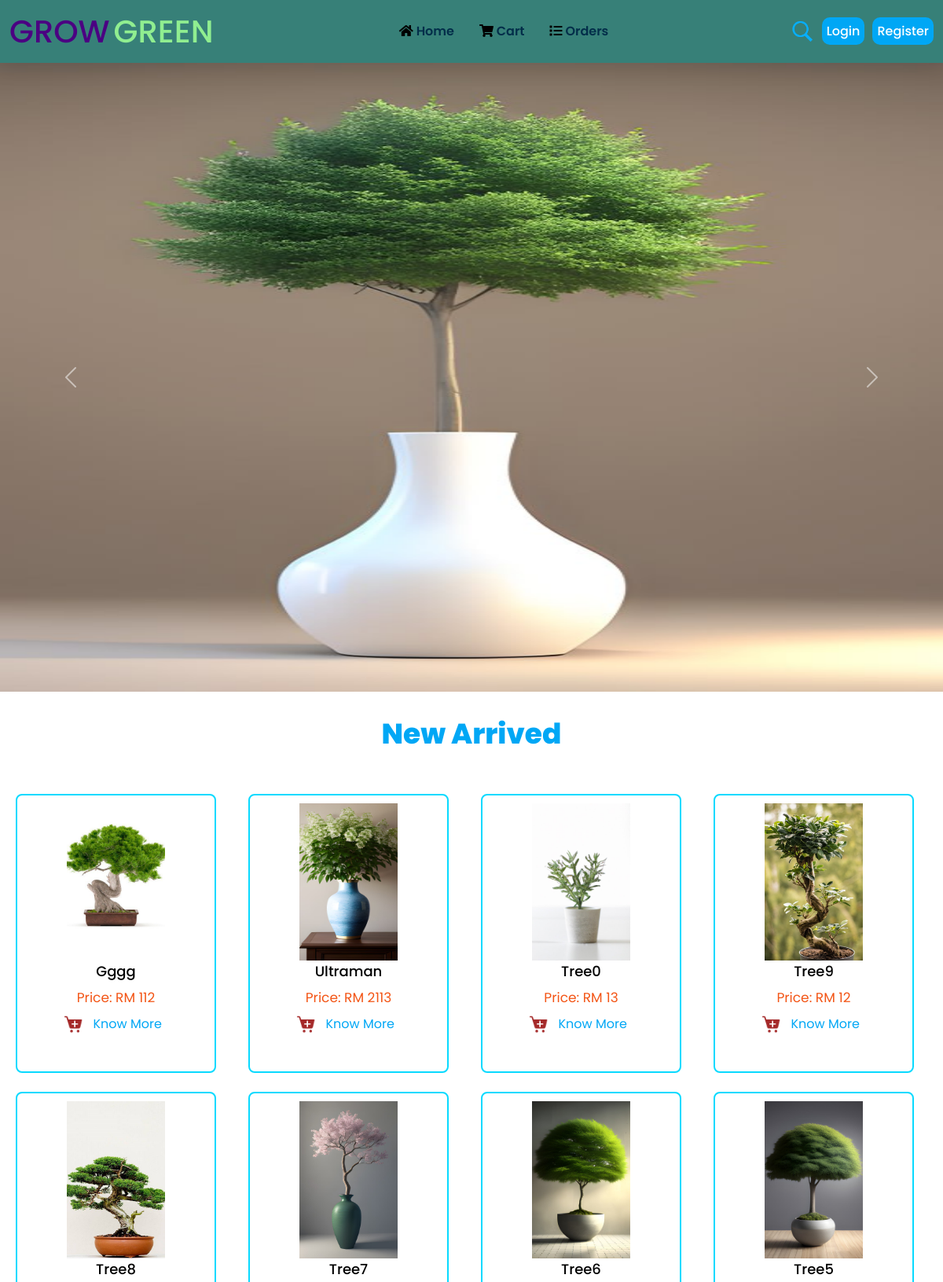
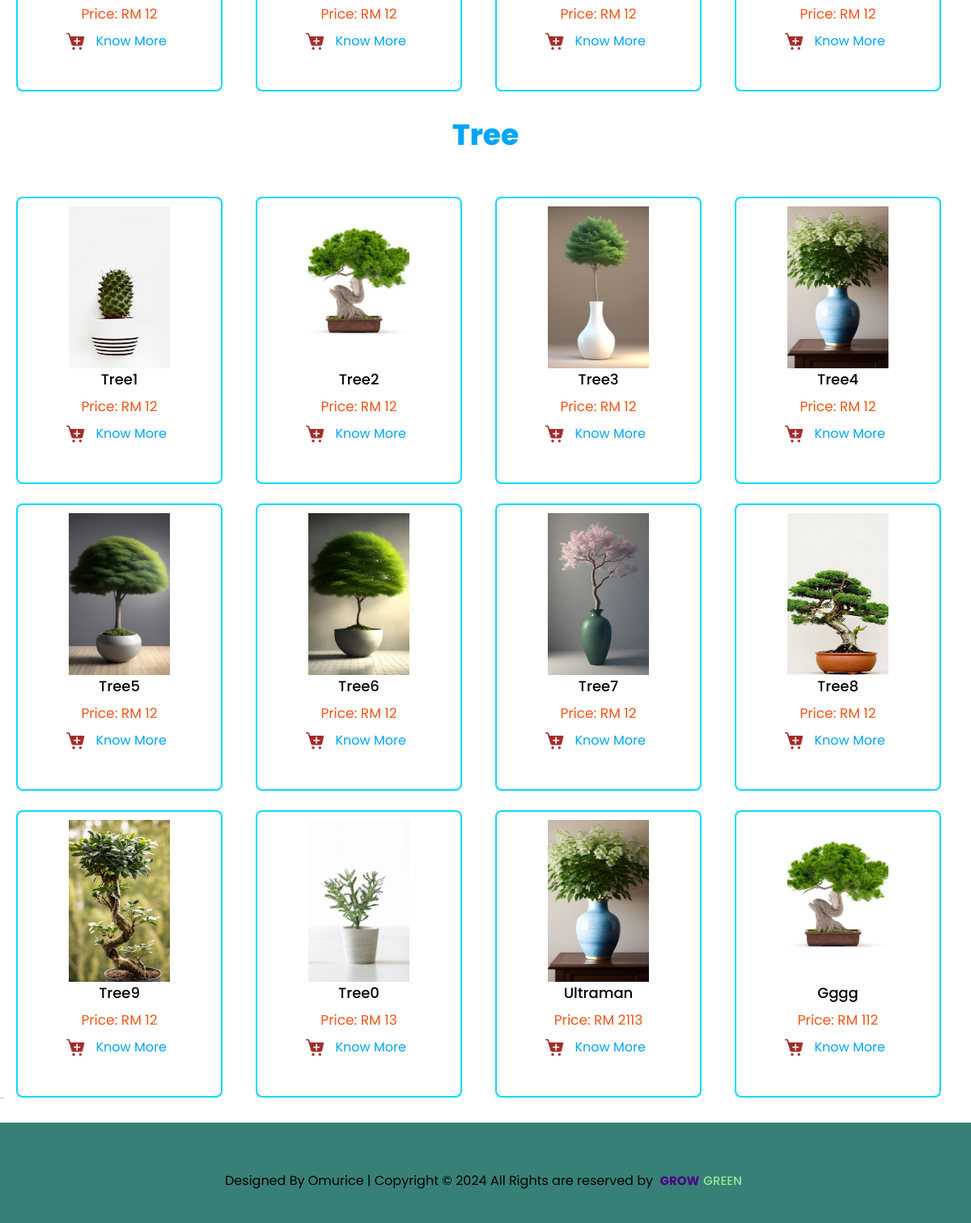
The page / on the database its author committed (2 pictures, top to bottom).
### tables this page shows
CREATE TABLE `tree_info` (
  `tid` int(255) NOT NULL,
  `name` varchar(20) NOT NULL,
  `species` varchar(20) NOT NULL,
  `price` decimal(10,0) NOT NULL,
  `description` text NOT NULL,
  `image` varchar(10) NOT NULL,
  `date` datetime NOT NULL DEFAULT current_timestamp()
);

### index.php (the view, shortened to what this page needs)
<?php
include 'config.php';
?>
<!DOCTYPE html>
<html lang="en">
<head>
    <link rel="stylesheet" href="css/hello.css">
    <link href="https://cdn.jsdelivr.net/npm/bootstrap@5.1.0/dist/css/bootstrap.min.css" rel="stylesheet">
    <link href="https://unpkg.com/tailwindcss@^1.0/dist/tailwind.min.css" rel="stylesheet" />
</head>
<body>
    <?php include 'index_header.php' ?>
    <div id="carouselExampleIndicators" class="carousel slide" data-ride="carousel">
        <div class="carousel-inner">
            <div class="carousel-item active">
                <img class="d-block w-100 slide" src="imageslide/tree3.jpg" alt="First slide">
            </div>
        </div>
        <a class="carousel-control-prev" href="#carouselExampleIndicators" role="button" data-slide="prev">
            <span class="carousel-control-prev-icon" aria-hidden="true"></span>
        </a>
        <a class="carousel-control-next" href="#carouselExampleIndicators" role="button" data-slide="next">
            <span class="carousel-control-next-icon" aria-hidden="true"></span>
        </a>
    </div>
    <section id="New">
        <div class="container px-5 mx-auto">
            <h2 class="m-8 font-extrabold text-4xl text-center border-t-2 " style="color: rgb(0, 167, 245);">
                New Arrived
            </h2>
        </div>
    </section>
    <section class="show-products">
        <div class="box-container">
            <?php
            $select_tree = mysqli_query($conn, "SELECT * FROM `tree_info` ORDER BY date DESC LIMIT 8") or die('query failed');
            if (mysqli_num_rows($select_tree) > 0) {
                while ($fetch_tree = mysqli_fetch_assoc($select_tree)) {
            ?>
                    <div class="box" style="width: 255px; height:355px;">
                        <a href="tree_details.php?details=<?php echo $fetch_tree['tid'];
                                                            echo '-name=', $fetch_tree['name']; ?>"> <img style="height: 200px;width: 125px;margin: auto;" src="added_trees/<?php echo $fetch_tree['image']; ?>" alt=""></a>
                        <div style="text-align:left ;">
                            <div style="font-weight: 500; font-size:18px; text-align: center; " class="name"> <?php echo $fetch_tree['name']; ?></div>
                        </div>
                        <div class="price">Price: RM <?php echo $fetch_tree['price']; ?></div>
                        <form action="" method="POST">
                            <button onclick="myFunction()" name="add_to_cart"><img src="./images/cart2.png" alt="Add to cart">
                                <a href="tree_details.php?details=<?php echo $fetch_tree['tid'];
                                                                    echo '-name=', $fetch_tree['name']; ?>" class="update_btn">Know More</a>
                        </form>
                    </div>
            <?php
                }
            } else {
                echo '<p class="empty">no products added yet!</p>';
            }
            ?>
        </div>
    </section>
    <section id="Tree">
        <div class="container px-5 mx-auto">
            <h2 class="text-gray-400 m-8 font-extrabold text-4xl text-center border-t-2 text-red-800" style="color: rgb(0, 167, 245);">
                Tree
            </h2>
        </div>
    </section>
    <section class="show-products">
        <div class="box-container">
            <?php
            $select_tree = mysqli_query($conn, "SELECT * FROM `tree_info`") or die('query failed');
            if (mysqli_num_rows($select_tree) > 0) {
                while ($fetch_tree = mysqli_fetch_assoc($select_tree)) {
            ?>
                    <div class="box" style="width: 255px;height: 355px;">
                        <a href="tree_details.php?details=<?php echo $fetch_tree['tid'];
                                                            echo '-name=', $fetch_tree['name']; ?>"> <img style="height: 200px;width: 125px;margin: auto;" src="added_trees/<?php echo $fetch_tree['image']; ?>" alt=""></a>
                        <div style="text-align:left ;">
                            <div style="font-weight: 500; font-size:18px; text-align: center; " class="name"> <?php echo $fetch_tree['name']; ?></div>
                        </div>
                        <div class="price">Price: RM <?php echo $fetch_tree['price']; ?></div>
                        <form action="" method="POST">
                            <button name="add_to_cart"><img src="./images/cart2.png" alt="Add to cart">
                                <a href="tree_details.php?details=<?php echo $fetch_tree['tid'];
                                                                    echo '-name=', $fetch_tree['name']; ?>" class="update_btn">Know More</a>
                        </form>
                    </div>
            <?php
                }
            } else {
                echo '<p class="empty">no products added yet!</p>';
            }
            ?>
        </div>
    </section>
    <hr style="color: black; width:5px;">
    <?php include 'index_footer.php'; ?>
</body>
</html>

### index_header.php (shortened to what this page needs)
<!DOCTYPE html>
<html lang="en">
<link rel="stylesheet" href="./css/hello.css">
<link rel="stylesheet" href="https://cdnjs.cloudflare.com/ajax/libs/font-awesome/5.15.3/css/all.min.css">
<body>
  <header>
    <div class="logo">
      <a href="index.php"><span class="em">GROW</span>
        <span class="me">GREEN</span></a>
    </div>
    <div class="nav">
      <a href="index.php"><i class="fas fa-home"></i> Home</a>
      <a href="cart.php"><i class="fas fa-shopping-cart"></i> Cart</a>
      <a href="orders.php"><i class="fas fa-list"></i> Orders</a>
    </div>
    <div class="user-box" style="display: flex; align-items:center;">
      <a class="Btn" href="search_trees.php"><img style="height:30px;" src="./images/sea2.png" alt=""></a>
      <?php if (isset($_SESSION['user_name'])) {
        echo ' <img style="height:40px; margin-left:10px ;" src="images/usericon1.png" class="user-pic" onclick="toggleMenu()" />';
      } else {
        echo '<div class="use_links"><a class="link_Btn" style="background-color: rgb(0, 167, 245);
        padding: 6px;
        border-radius: 10px;
        margin-left: 10px;
        color: white;
        font-weight: 500;" href="login.php">Login</a><a class="link_Btn" style="background-color: rgb(0, 167, 245);
        padding: 6px;
        border-radius: 10px;
        margin-left: 10px;
        color: white;
        font-weight: 500;" href="register.php">Register</a></div>';
      } ?>
    </div>
  </header>
</body>
</html>

### index_footer.php (shortened to what this page needs)
<head>
    <link rel="stylesheet" href="./css/hello.css">
</head>
<footer style="margin: 30px auto 0; bottom: 0; width: 100%;">
    <div class="main" style="align-items:center; padding:40px; ">
        <div style=" align-items:center; justify-content:center; margin:20px 0 0 ;" class="cmsg flex">
            <p>Designed By Omurice | Copyright &copy;  All Rights are reserved by &nbsp</p>
            <div style="font-size: 30px;" class="logo">
                <a href="index.php"><span style="font-size: 15px;">GROW</span>
                    <span class="me" style="font-size: 15px;">GREEN</span></a>
            </div>
        </div>
    </div>
</footer>

### css/hello.css (style rules this page uses)
* { text-decoration: none; margin: 0; padding: 0; font-family: "Poppins", sans-serif; box-sizing: border-box; outline: none; border:none; }
body { background-image: url("../bgimg/5.jpg") no-repeat; }
header { background: rgb(55, 128, 120); display: flex; justify-content: space-between; top: 0; left: 0; right: 0; padding: 10px 1%; align-items: center; position: sticky; z-index: 1000; box-shadow: 0 0.5rem 1.5rem rgba(0, 0, 0, 0.1); }
.logo a { display: flex; cursor: pointer; }
.logo a span { color: indigo; font-weight: bold; padding-right: 5px; font-size: 40px; }
.logo a .me { color: lightgreen; font-weight: 500; }
.logo a .em { color: indigo; font-weight: 500; }
.nav a { padding: 0.5rem 1rem; color: rgb(3, 46, 74); font-weight: 600; transition: 0.2s ease; }
.show-products .box-container { display: grid; grid-template-columns: repeat(auto-fit, 17rem); justify-content: center; gap:1.5rem; max-width: 1200px; margin:0 auto; align-items: flex-start; }
.show-products { padding-top: 0; margin-top: 55px; }
.show-products .box-container .box { text-align: center; padding:10px; border-radius: .5rem; border: 2px solid rgb(9, 218, 255); }
.show-products .box-container .box img { height: 25px; display: inline-block; }
.show-products .box-container .box .name { font-size: 1rem; color:black; text-transform: capitalize; }
.show-products .box-container .box .price { margin: 8px 0; font-size: 17px; color: #f35516; font-weight: 400; }
.show-products .box-container .box .update_btn,.update_btn { padding: 4px 4px; margin: 4px; border-radius: 7px; color: rgb(0, 167, 245); text-transform: capitalize; text-decoration: none; }

### index.php (style rules this page uses)
img { border: none; }
.slide { width: 100%; height: 800px; }

### index_footer.php (style rules this page uses)
* { text-decoration: none; list-style: none; color: black; }
footer { background-color: rgb(55, 128, 120); }
h2 { font-size: 20px; font-weight: 700 }
.flex { display: flex; }

### rows shown on the page
tree_info: image (picture), name "Gggg", price "112"
tree_info: image (picture), name "Ultraman", price "2113"
tree_info: image (picture), name "Tree0", price "13"
tree_info: image (picture), name "Tree9", price "12"
tree_info: image (picture), name "Tree8", price "12"
tree_info: image (picture), name "Tree7", price "12"
tree_info: image (picture), name "Tree6", price "12"
tree_info: image (picture), name "Tree5", price "12"
tree_info: image (picture), name "Tree1", price "12"
tree_info: image (picture), name "Tree2", price "12"
tree_info: image (picture), name "Tree3", price "12"
tree_info: image (picture), name "Tree4", price "12"
